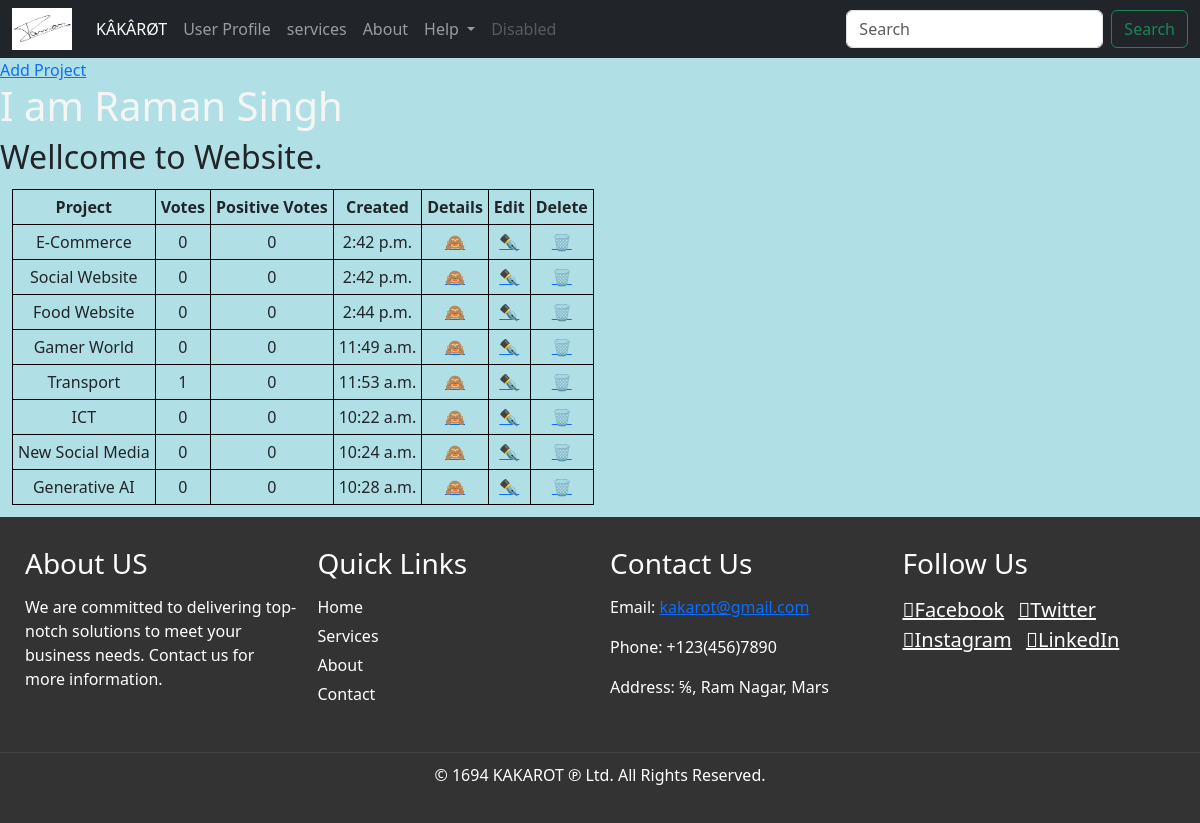
Before: / with the older database file.
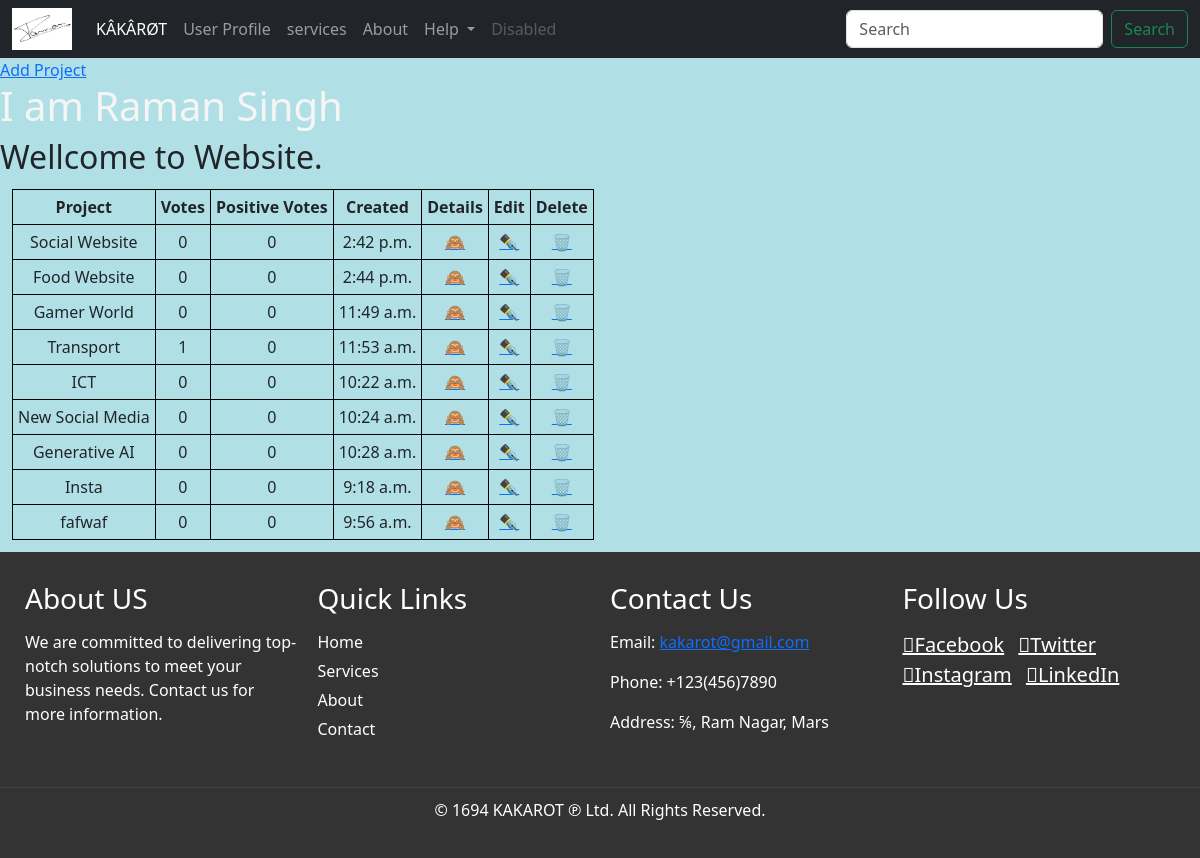
After: the same page with the newer database file.
### test_app/models.py (models this page shows, shortened)
class table(models.Model):
    title = models.CharField(max_length = 200)
    description = models.TextField(null=True, blank=True)
    feature = models.ImageField(null=True, blank=True, default='default.png')
    demo_link = models.CharField(max_length=2000, null=True, blank=True)
    source_link = models.CharField(max_length=2000, null=True, blank=True)
    tags = models.ManyToManyField('Tag', blank=True)
    vote_total = models.IntegerField(default=0, null=True, blank=True)
    vote_ratio = models.IntegerField(default=0, null=True, blank=True)
    created = models.TimeField(auto_now_add=True)
    id = models.UUIDField(default=uuid.uuid4, unique=True, primary_key=True, editable=False)

### test_app/views.py (the view)
# urls.py: path('', views.home, name='first'),
def home(request):
    projects = table.objects.all()
    context = {'work': projects}
    return render(request, "template1.html", context)

### test_app/Templates/template1.html (shortened to what this page needs)
{% extends 'main.html' %}
{% load static %}
        {% block content %}
        <H2>Wellcome to Website.</h2>
        <table>
            <tr>
                <th>Project</th>
                <th>Votes</th>
                <th>Positive Votes</th>
                <th>Created</th>
                <th>Details</th>
                <th>Edit</th>
                <th>Delete</th>
            </tr>
            {% for x in work %}
            <tr>
                <td>{{x.title}}</td>
                <td>{{x.vote_total}}</td>
                <td>{{x.vote_ratio}}</td>
                <td>{{x.created}}</td>
                <td><a href="{% url 'second' x.id %}">🙈</a></td>
                <td><a href="{% url 'update-project' x.id %}">✒️</a></td>
                <td><a href="{% url 'delete-project' x.id %}">🗑️</a></td>
            </tr>
            {% endfor %}
        </table>
        {% endblock %}

### Templates/main.html (shortened to what this page needs)
<!DOCTYPE html>
{% load static %}
<html lang="en">
    <head>
        <link href="https://cdn.jsdelivr.net/npm/bootstrap@5.3.3/dist/css/bootstrap.min.css" rel="stylesheet"
>
        <link rel="stylesheet" type="text/css" media="screen" href="{% static 'styling/main.css' %}">
    </head>
    <body>
        {% include 'navbar.html' %}
        <h1>I am Raman Singh</h1>
        {% block content %}
        {% endblock %}
    </body>
    <footer class="footer">
        <div class="footer-container">
            <div class="footer-section">
                <h3>About US</h3>
                <p>We are committed to delivering top-notch solutions to meet your business needs. Contact us for more
                    information.</p>
            </div>
            <div class="footer-section">
                <h3>Quick Links</h3>
                <ul>
                    <li><a href="{% url 'first' %}">Home</a></li>
                    <li><a href="{% url 'services' %}">Services</a></li>
                    <li><a href="{% url 'about' %}">About</a></li>
                    <li><a href="{% url 'contact' %}">Contact</a></li>
                </ul>
            </div>
            <div class="footer-section">
                <h3>Contact Us</h3>
                <p>Email: <a href="mailto: kakarot@gmail.com">kakarot@gmail.com</a></p>
                <p>Phone: +123(456)7890</p>
                <p>Address: &frac58;, Ram Nagar, Mars</p>
            </div>
            <div class="footer-section social-links">
                <h3>Follow Us</h3>
                <a href="#" target="_blank" aria-label="Facebook">&#xF344;Facebook</a>
                <a href="#" target="_blank" aria-label="Twitter">&#xF8DB;Twitter</a>
                <a href="#" target="_blank" aria-label="Instagram">&#xF437;Instagram</a>
                <a href="#" target="_blank" aria-label="LinkedIn">&#xF472;LinkedIn</a>
            </div>
        </div>
        <div class="footer-bottom">
            <p>&copy; 1694 KAKAROT &copysr; Ltd. All Rights Reserved.</p>
        </div>
    </footer>
</html>

### Templates/navbar.html (shortened to what this page needs)
<!DOCTYPE html>
{% load static %}
<html lang="en">
    <head>
    </head>
    <body>
        <nav class="navbar navbar-expand-lg navbar-dark bg-dark">
            <div class="container-fluid">
                <img style="max-width: 60px;" src="{% static 'images/Sign.jpg' %}" alt="logo">
                <div class="collapse navbar-collapse" id="navbarSupportedContent">
                    <ul class="navbar-nav me-auto mb-2 mb-lg-0">
                        <li class="nav-item">
                            <a class="nav-link active" aria-current="page" href="{% url 'first' %}">KÂKÂRØT</a>
                        </li>
                        <li class="nav-item">
                            <a class="nav-link" href="{% url 'user_profile' %}">User Profile</a>
                        </li>
                        <li class="nav-item">
                            <a class="nav-link" href="{% url 'services' %}">services</a>
                        </li>
                        <li class="nav-item">
                            <a class="nav-link" href="{% url 'about' %}">About</a>
                        </li>
                        <li class="nav-item dropdown">
                            <a class="nav-link dropdown-toggle" href="#" role="button" data-bs-toggle="dropdown"
                                aria-expanded="false">
                                Help
                            </a>
                        </li>
                        <li class="nav-item">
                            <a class="nav-link disabled" aria-disabled="true">Disabled</a>
                        </li>
                    </ul>
                    <form class="d-flex" role="search">
                        <input class="form-control me-2" type="search" placeholder="Search" aria-label="Search">
                        <button class="btn btn-outline-success" type="submit">Search</button>
                    </form>
                </div>
            </div>
        </nav>
        <a href="{% url 'create-project' %}">Add Project</a>
    </body>
</html>

### static/styling/main.css (style rules this page uses)
h1 { color: whitesmoke; }
body { background-color: powderblue; }

### Templates/main.html (style rules this page uses)
.footer { background-color: #333; color: #fff; padding: 20px 0; }
.footer-container { display: flex; flex-wrap: wrap; justify-content: space-between; max-width: 1200px; margin: 0 auto; padding: 0 15px; }
.footer-section { flex: 1; min-width: 250px; margin: 10px; }
.footer-section h3 { margin-bottom: 15px; }
.footer-section ul { list-style: none; padding: 0; }
.footer-section ul li { margin: 5px 0; }
.footer-section ul li a { color: #fff; text-decoration: none; }
.social-links a { color: #fff; margin-right: 10px; font-size: 20px; }
.footer-bottom { text-align: center; margin-top: 20px; border-top: 1px solid #444; padding-top: 10px; }

### test_app/Templates/template1.html (style rules this page uses)
table { margin: 1%; text-align: center; }
th { padding: 5px; border: 1px solid black; }
tr { padding: 5px; border: 1px solid black; }
td { padding: 5px; border: 1px solid black; }

Changed rows visible on the page:
removed table: title "E-Commerce", vote_total "0", vote_ratio "0", created "2:42 p.m."
added table: title "Insta", vote_total "0", vote_ratio "0", created "9:18 a.m."
added table: title "fafwaf", vote_total "0", vote_ratio "0", created "9:56 a.m."
